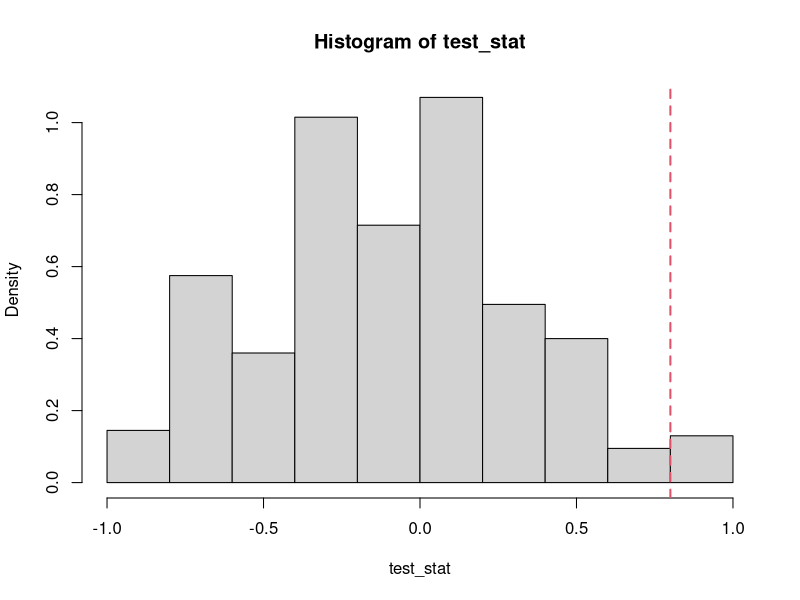
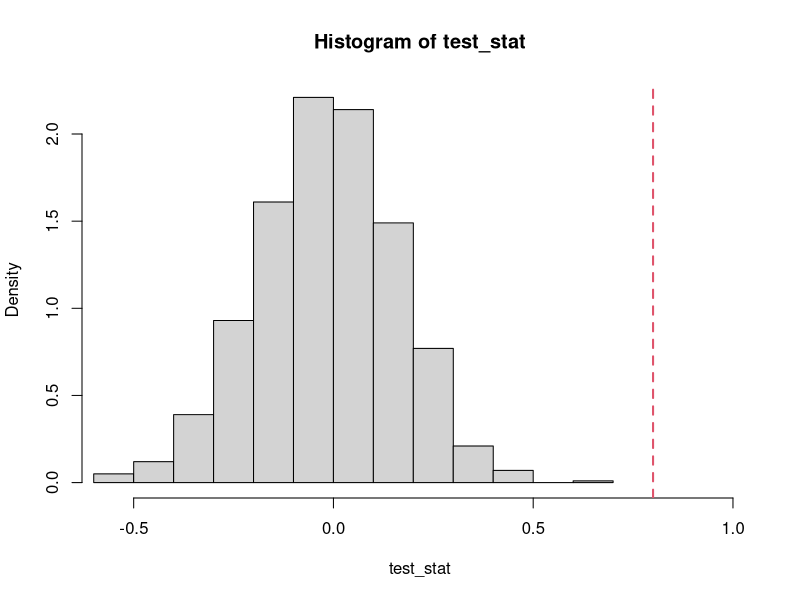

R code for these plots, in order:
## ---- chunk 1
# For computation convenience instead of alphabet(A, J, Q, K)
# we consider integer value (1, 11, 12, 13). 
# Function for drawing 2 cards under null hypothesis
two_card <- function(){
  card <- sample(1:13, size = 2, replace = FALSE)
  return(max(card))
}
n_round <- 1000
# Function for Null estimate
prop_Ho <- function(n_round) {
you <- as.vector(replicate(n = n_round, two_card()))
opp <- as.vector(replicate(n = n_round, two_card()))
you_win <- vector(length = n_round)
for (i in 1:n_round) {
  if (you[i] > opp[i]) {
    you_win[i] <- "WIN"
  } else if (you[i] < opp[i]) {
    you_win[i] <- "LOSS"
  } else you_win[i] <- "DRAW"
}

res <- data.frame(you ,opp, you_win)
win_prob <- sum(res$you_win == "WIN")/n_round
loss_prob <- sum(res$you_win == "LOSS")/n_round
dif_prob <- win_prob - loss_prob
return(dif_prob)
}
test_stat <- replicate(n = 1000, prop_Ho(5))
p_value <- 1- pnorm(0.8,mean= mean(test_stat), sd = sd(test_stat))
hist(test_stat, probability = TRUE)
abline(v = 0.80, lty = 2, lwd = 2, col = 2)
## ---- chunk 2
test_stat <- replicate(n = 1000, prop_Ho(30))
p_value <- 1- pnorm(0.8,mean= mean(test_stat), sd = sd(test_stat))
hist(test_stat,xlim = c(min(test_stat),1), probability = TRUE)
abline(v = 0.80, lty = 2, lwd = 2, col = 2)
